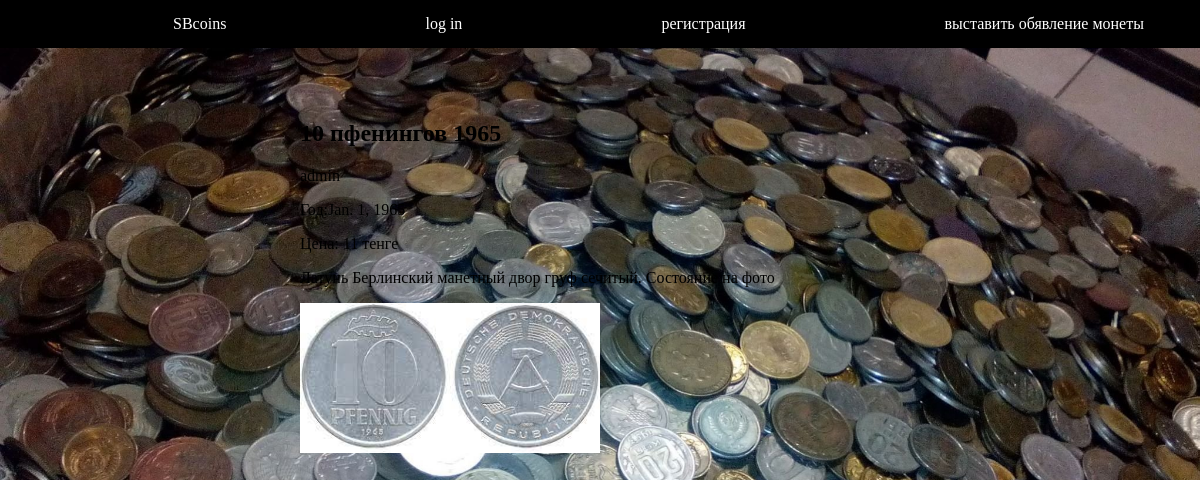
The app's page /post/2/ with its own data.
### sbcoins/models.py (models this page shows)
class Post(models.Model):
    author=models.ForeignKey(settings.AUTH_USER_MODEL ,on_delete=models.CASCADE)
    title=models.CharField(max_length=300)
    ycoin=models.DateField(null=True)
    text=models.TextField()
    cprice=models.IntegerField(default=0)
    img=models.ImageField(blank=True,null=True)
    created_date=models.DateTimeField(default=timezone.now)

### sbcoins/views.py (the view)
# urls.py: path('post/<int:pk>/', views.get_post, name='post'),
def get_post(request,pk):
    post=Post.objects.get(id=pk)
    return render(request, 'sbcoins/post.html',{'post':post})

### sbcoins/templates/sbcoins/post.html (shortened to what this page needs)
<!DOCTYPE html>
<html lang="en">
<head>
</head>
<div class="header">
    <a href=" {% url 'post_list' %} "> SBcoins</a>
    {% if request.user.is_authenticated %}
    <a href=" {% url 'logout' %} ">log out</a>
    <a href="#">{{ request.user }}</a>
    <a href=" {% url 'new_post' %}">выставить обявление монеты</a>
    {% else  %}
    <a href=" {% url 'login' %} ">log in</a>
    <a href=" {% url 'register' %} ">регистрация</a>
    <a href=" {% url 'register' %}">выставить обявление монеты</a>
    {% endif  %}
    </div>
<body>
    <div class="new_coin">
    <h2>{{ post.title }}</h2>
    <p>{{ post.author }}</p>
    <p>Год:{{ post.ycoin }}</p>
    <p>Цена: {{ post.cprice }} тенге</p>
    <p>{{ post.text}}</p>
    <img src="{{ post.img.url }}" style="width: 300px;" alt="">
    </div>
</body>
</html>

### sbcoins/templates/sbcoins/post.html (style rules this page uses)
body { margin: 0px; background-color: green; background-image: url("/image/115157812.0.jpg"); background-size: cover; background-repeat: no-repeat; }
.new_coin { position: absolute; width: 500px; height: 45px; left: 300px; top: 100px; }
.header { display: flex; padding: 15px; background-color: black; color: white; justify-content: space-around; }
a { margin-left: 10%; text-decoration: none; color: white; }

### records on screen
Post: title "10 пфенингов 1965", author "admin", ycoin "Jan. 1, 1965", cprice "11", text "Латунь Берлинский манетный двор груф сечитый. Состояние на фото", img (picture)
